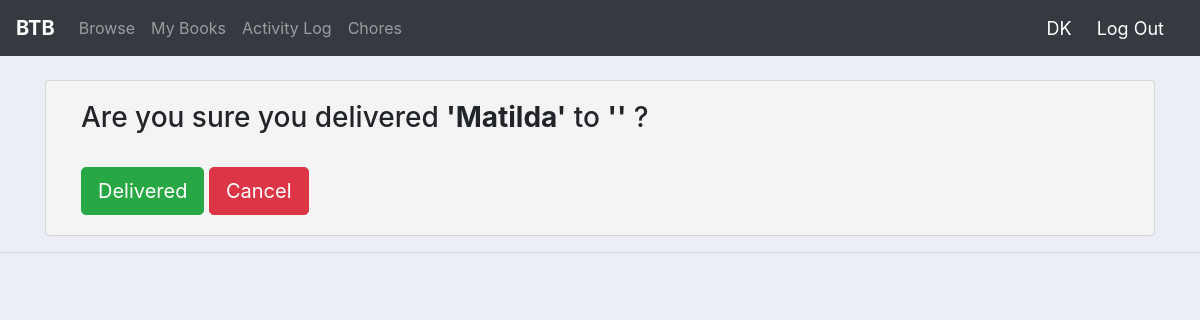
Page /deliverconfirm/48 (signed in) on the earlier database version.
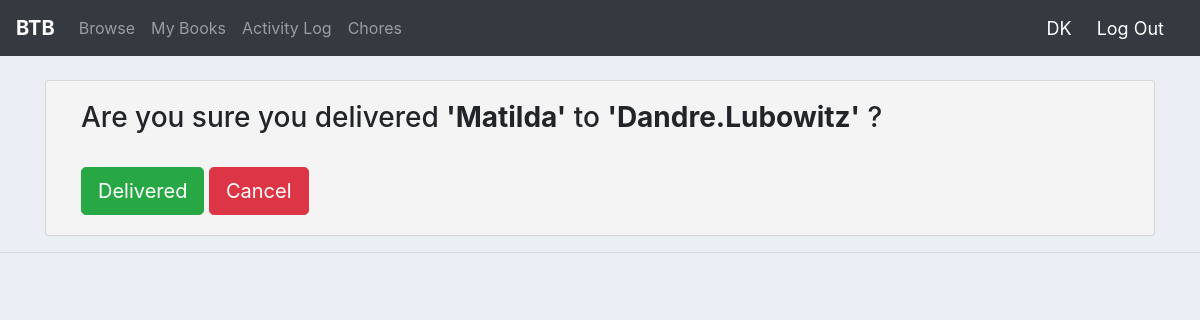
Same page on the later database version.
### user/models.py (models this page shows, shortened)
class Orders(models.Model):
    status = (('delivering','delivering'),('delivered','delivered'),('returning','returning'),('returned','returned'))
    date_created = models.DateField(auto_now_add = True, null =True)
    Customer = models.ForeignKey(Customer, null = True, on_delete = models.SET_NULL)
    Product = models.ForeignKey(Books, null = True, on_delete = models.SET_NULL)
    Status =  models.CharField(max_length = 200, null=True, choices = status)
    recieved_on = models.DateField(null =True, blank = True)
    returned_on = models.DateField(null =True, blank = True)

class Books(models.Model):
    status = (('unavailable','unavailable'),('available','available'))
    BookName = models.CharField(max_length = 200, null=True)
    AuthorName = models.CharField(max_length = 200, null=True)
    Status =  models.CharField(max_length = 200, null=True, choices = status)
    Genre = models.ManyToManyField(Genre)
    Age = models.CharField(max_length = 10, null = True)
    Image = models.ImageField(null = True, blank =True, upload_to = 'books/images')
    PDF = models.FileField(null = True, blank =True, upload_to = 'books/pdfs')
    Description = models.TextField(null = True, blank = True)
    Note = models.CharField(max_length = 500, null = True, blank = True)

class Customer(models.Model):
    user = models.OneToOneField(User, null = True, on_delete = models.CASCADE)
    name = models.CharField(max_length = 200, null = True)
    PhoneNo = models.CharField(max_length = 200, null = True)
    email = models.CharField(max_length = 200, null = True)
    Address = models.CharField(max_length = 10, null = True)
    DatePayed = models.DateField(null = True, blank = True)

### user/decorators.py (the view)
        def wrapper_func(request, *args, **kwargs):
            group = None
            if request.user.groups.exists():
                group = request.user.groups.all()[0].name
            if group in allowed_roles:
                return view_func(request, *args, **kwargs)
            else:
                return HttpResponse('you are not authorised to view this')

### user/views.py (called while the page is built)
@login_required(login_url = 'signin')
@allowed_users(allowed_roles = ['admin'])
def deliverconfirm(request, pk):
    order = Orders.objects.get(id = pk)
    context = {'order': order}
    return render(request, 'user/deliverconfirm.html', context)

### user/templates/user/deliverconfirm.html
{% extends 'user/main.html' %}
{% block content %}
<br>
<div class="container">
  <div class="row">
    <div class="col-md-12">
      <div class="card card-body" id="info">
        <div class="container">
          {% if order.Status == 'delivering'%}
          <h3>Are you sure you delivered <b>'{{order.Product.BookName}}'</b> to <b>'{{order.Customer.name}}'</b> ?</h3>
          {% elif order.Status == 'returning'%}
          <h3>Are you sure <b>'{{order.Customer.name}}'</b> returned <b>'{{order.Product.BookName}}'</b> ?</h3>
          {% endif %}
        </div>
        <br>
        <div class="container">
          {% if order.Status == 'delivering'%}
          <a href="{% url 'deliver' order.id %}" class="btn btn-success btn-lg">Delivered</a>
          {% elif order.Status == 'returning'%}
          <a href="{% url 'returns' order.id %}" class="btn btn-success btn-lg">Returned</a>
          {% endif %}
          <a href="{% url 'chores' %}" class="btn btn-danger btn-lg">Cancel</a>
        </div>
      </div>
    </div>
  </div>
</div>
{% endblock %}

Differences in the rows shown:
changed Orders "Matilda": Customer.name (not shown) → "Dandre.Lubowitz"
